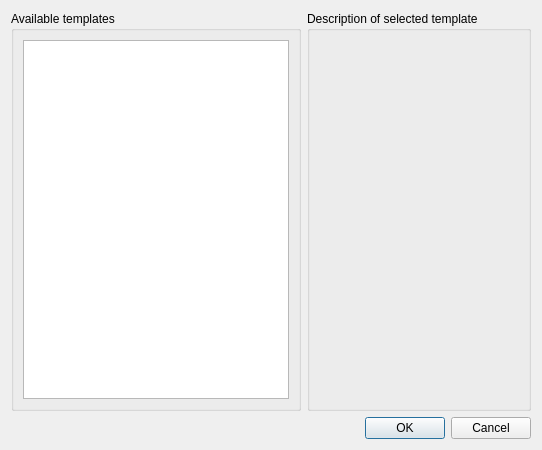
<?xml version="1.0" encoding="UTF-8"?>
<ui version="4.0">
 <class>FormNewProject</class>
 <widget class="QDialog" name="FormNewProject">
  <property name="geometry">
   <rect>
    <x>0</x>
    <y>0</y>
    <width>542</width>
    <height>450</height>
   </rect>
  </property>
  <property name="windowTitle">
   <string>Create new project</string>
  </property>
  <layout class="QGridLayout" name="gridLayout_2">
   <item row="2" column="0" colspan="2">
    <widget class="QDialogButtonBox" name="m_buttonBox">
     <property name="orientation">
      <enum>Qt::Horizontal</enum>
     </property>
     <property name="standardButtons">
      <set>QDialogButtonBox::Cancel|QDialogButtonBox::Ok</set>
     </property>
    </widget>
   </item>
   <item row="0" column="1" rowspan="2">
    <widget class="QGroupBox" name="groupBox">
     <property name="title">
      <string>Description of selected template</string>
     </property>
     <layout class="QVBoxLayout" name="verticalLayout">
      <item>
       <widget class="QLabel" name="m_lblThumbnail">
        <property name="sizePolicy">
         <sizepolicy hsizetype="Fixed" vsizetype="Fixed">
          <horstretch>0</horstretch>
          <verstretch>0</verstretch>
         </sizepolicy>
        </property>
        <property name="minimumSize">
         <size>
          <width>200</width>
          <height>213</height>
         </size>
        </property>
        <property name="maximumSize">
         <size>
          <width>200</width>
          <height>213</height>
         </size>
        </property>
        <property name="text">
         <string/>
        </property>
        <property name="alignment">
         <set>Qt::AlignCenter</set>
        </property>
       </widget>
      </item>
      <item>
       <widget class="QLabel" name="m_lblDescription">
        <property name="text">
         <string/>
        </property>
        <property name="alignment">
         <set>Qt::AlignHCenter|Qt::AlignTop</set>
        </property>
        <property name="wordWrap">
         <bool>true</bool>
        </property>
       </widget>
      </item>
     </layout>
    </widget>
   </item>
   <item row="0" column="0" rowspan="2">
    <widget class="QGroupBox" name="groupBox_2">
     <property name="title">
      <string>Available templates</string>
     </property>
     <layout class="QHBoxLayout" name="horizontalLayout_2">
      <item>
       <widget class="QListWidget" name="m_listTemplates"/>
      </item>
     </layout>
    </widget>
   </item>
  </layout>
 </widget>
 <tabstops>
  <tabstop>m_listTemplates</tabstop>
  <tabstop>m_buttonBox</tabstop>
 </tabstops>
 <resources/>
 <connections>
  <connection>
   <sender>m_buttonBox</sender>
   <signal>accepted()</signal>
   <receiver>FormNewProject</receiver>
   <slot>accept()</slot>
   <hints>
    <hint type="sourcelabel">
     <x>248</x>
     <y>254</y>
    </hint>
    <hint type="destinationlabel">
     <x>157</x>
     <y>274</y>
    </hint>
   </hints>
  </connection>
  <connection>
   <sender>m_buttonBox</sender>
   <signal>rejected()</signal>
   <receiver>FormNewProject</receiver>
   <slot>reject()</slot>
   <hints>
    <hint type="sourcelabel">
     <x>316</x>
     <y>260</y>
    </hint>
    <hint type="destinationlabel">
     <x>286</x>
     <y>274</y>
    </hint>
   </hints>
  </connection>
 </connections>
</ui>
